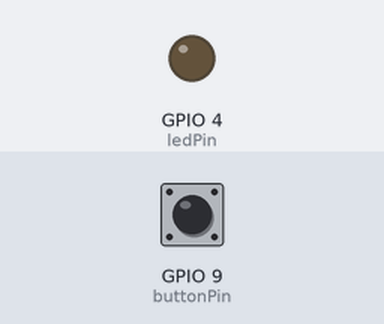
Bench run of a sketch on a simulated ESP32-S3. Parts: output pins drawn as LEDs (lit = HIGH). The test bench sets the inputs (shaded band); at power-on: GPIO 9 (buttonPin) HIGH. What the sketch prints to the serial monitor is not drawn.

Above: at 1.2 s.
1.3 s: GPIO 9 (buttonPin) pulled LOW for 0.15 s
At 2.5 s:
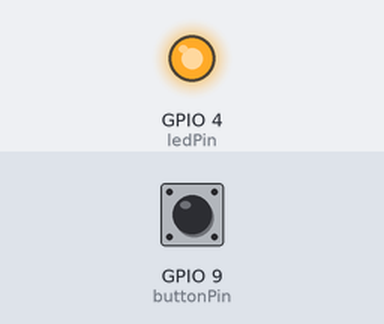
2.9 s: GPIO 9 (buttonPin) pulled LOW for 1 s
At 4.0 s:
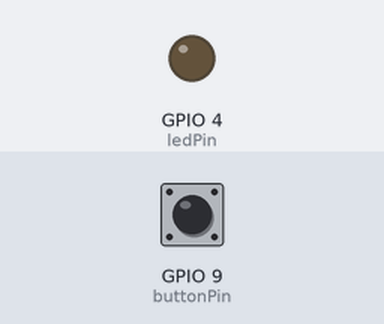
6.9 s: GPIO 9 (buttonPin) pulled LOW for 3.2 s
At 8.3 s:
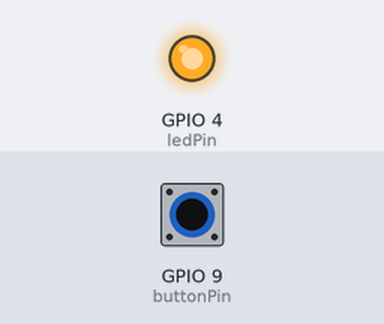
Timing chart, 0 to 9.9 s (numbered marks = the images above; inputs shaded):
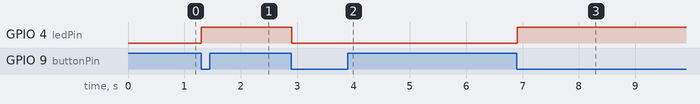

The sketch:

Toggle_Button.ino
```cpp
/*
TOGGLE BUTTON "EDGE DETECTION" - PUSH BUTTON AS TOGGELE SWITCH
JAY J GURUNG
9-17-2025
*/

const int buttonPin = 9;
const int ledPin = 4;

bool buttonState = 0;     //current button state
bool lastButtonState =0;  // previous button state
bool toggle =0;           //toggle bool for rising edge
bool fallToggle = 0;      //falling edge bool

void setup()
{
  pinMode(buttonPin, INPUT_PULLUP);
  pinMode(ledPin, OUTPUT);

  Serial.begin(115200);
}

void loop()
{
  buttonState = !digitalRead(buttonPin);


  //RISING EDGE DETECTION
  if (buttonState && !lastButtonState) //if button went from LOW to HIGH
  {
    toggle = !toggle; //flip toggle state
  }

  //FALLING EDGE DETECTION
  if (!buttonState && lastButtonState) //if button went from LOW to HIGH
  {
    fallToggle = !fallToggle; //flip toggle state
  }

  lastButtonState = buttonState;
   digitalWrite(ledPin, toggle);

  Serial.printf("Button = %i _ Toggle %i _ Falling  %i _ \n", buttonState, toggle, fallToggle);

}
```

Measured:
- after the input at 1.3 s, GPIO 4 (ledPin): LOW → HIGH at once
- after the input at 2.9 s, GPIO 4 (ledPin): HIGH → LOW at once
- after the input at 6.9 s, GPIO 4 (ledPin): LOW → HIGH at once
